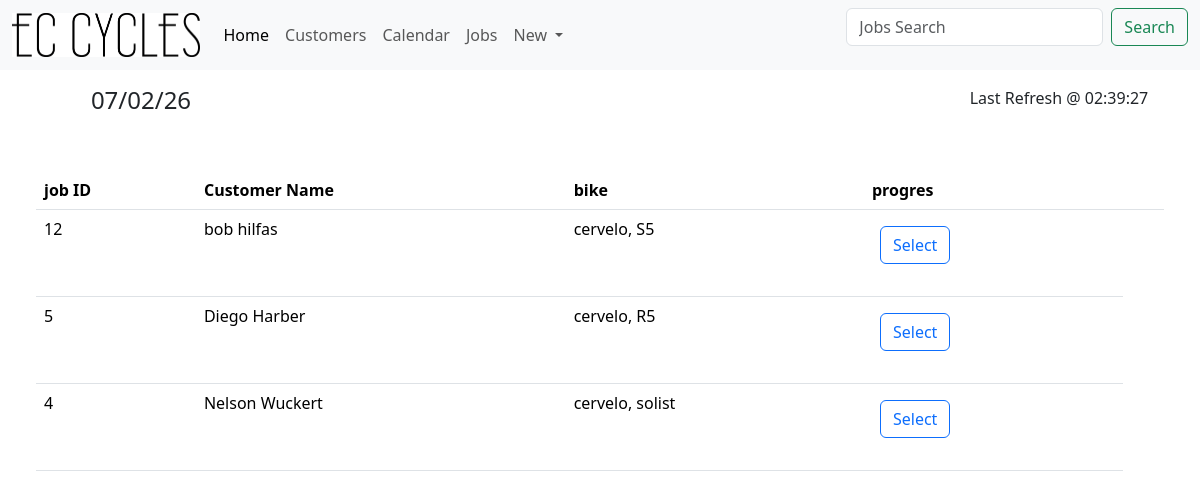
/JobSearch, run on an earlier commit of the app's database.
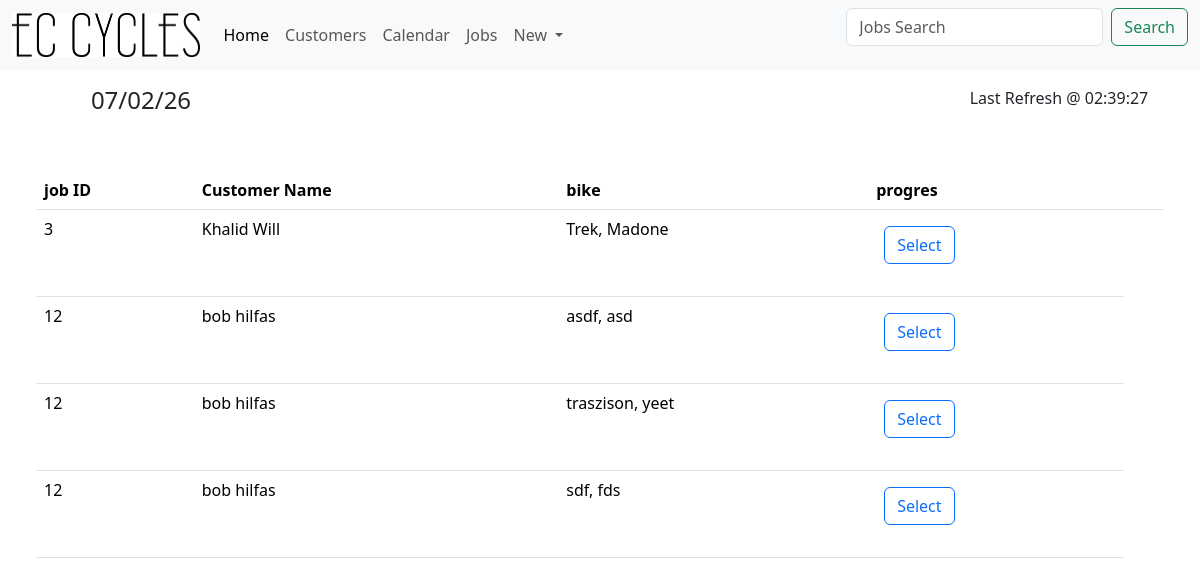
And on a later commit of the database.
### tables this page shows
CREATE TABLE "Jobs" (
	"JobID"	INTEGER NOT NULL UNIQUE,
	"Cust_ID"	INTEGER NOT NULL,
	"BikeBrand"	TEXT,
	"BikeModel"	TEXT,
	"JobDetails"	TEXT,
	"DueDate"	DATE , Status TEXT DEFAULT 'Not Started',
	PRIMARY KEY("JobID" AUTOINCREMENT)
);

CREATE TABLE "Customers" (
	"Cust_ID"	INTEGER NOT NULL UNIQUE,
	"CustFName"	TEXT NOT NULL,
	"CustLName"	TEXT,
	"CustAddress"	TEXT,
	"CustPNumber"	INTEGER,
	"CustEmail"	INTEGER,
	"CustDetails"	TEXT,
	PRIMARY KEY("Cust_ID" AUTOINCREMENT)
);

### app.py (the view)
@app.route('/JobSearch',methods=('POST','GET'))
def JobSearch():
    time = time_gen()
    conn = get_db_conn()
    search = request.args.get("search")
    if search:
        words = search.split()
        query = "SELECT * FROM Customers WHERE "
        conditons = []
        values = []
        for word in words:
            conditons.append("(custFName LIKE ? or CustLName LIKE ?)")
            values.append("%"+ word + "%")
            values.append("%"+ word + "%")
        query += " AND ".join(conditons)
        JobInfo = conn.execute(query, values).fetchall()
    else:
        conn = get_db_conn()
        sql = "SELECT jobs.* ,Customers.CustFName,Customers.CustLName FROM Jobs INNER JOIN Customers ON Customers.Cust_ID = Jobs.Cust_ID;"
        JobInfo = conn.execute(sql).fetchall()
        conn.close()
    conn.close()
    return render_template("JobSearch.html", JobInfo=JobInfo, time = time)

### app.py (called while the page is built)
def time_gen():
    time_dict = {"":""}
    day_info = datetime.datetime.now()
    date = day_info.strftime("%x")
    time = day_info.strftime("%X")
    time_dict["Date"] = date
    time_dict["Time"] = time
    return time_dict

def get_db_conn():
    conn = sqlite3.connect('JobCards.db')
    conn.row_factory = sqlite3.Row
    return conn

### Templates/JobSearch.html
{% extends 'base.html' %}
{% block head %}
<form class="d-flex" role="search" action="{{ url_for('JobSearch')}}" method="get">
    <input class="form-control me-2" type="search" placeholder="Jobs Search" name="search" aria-label="Search"/>
    <button class="btn btn-outline-success" type="submit">Search</button>
  </form>
{% endblock %}
{% block content %}
<div class="p-5">
    <table class="table">
        <thead>
        <tr>
            <th scope="col">job ID</th>
            <th scope="col">Customer Name</th>
            <th scope="col">bike</th>
            <th scope="col">progres</th>
            <th></th>
        </tr>
        </thead>
        <tbody>
            {% for JobInfo in JobInfo %}
            <tr>
                <td>{{ JobInfo.Cust_ID }}</td>
                <td>{{ JobInfo.custFName }} {{ JobInfo.custLName }}</td>
                <td>{{ JobInfo.BikeBrand }}, {{ JobInfo.BikeModel }}</td>
                <td><form action="{{ url_for('ViewJobCard', id=JobInfo.jobID) }}" method="get">
                    <button class="btn btn-outline-Primary m-2" type="submit">Select</button></form></td>
            </tr>
            {% endfor %}
        </tbody>
    </table>
</div>
{% endblock %}

What changed in the data, as far as the page shows it:
removed Jobs: Cust_ID "12", custFName "bob", custLName "hilfas", BikeBrand "cervelo", BikeModel "S5"
removed Jobs: Cust_ID "5", custFName "Diego", custLName "Harber", BikeBrand "cervelo", BikeModel "R5"
removed Jobs: Cust_ID "4", custFName "Nelson", custLName "Wuckert", BikeBrand "cervelo", BikeModel "solist"
added Jobs: Cust_ID "3", custFName "Khalid", custLName "Will", BikeBrand "Trek", BikeModel "Madone"
added Jobs: Cust_ID "12", custFName "bob", custLName "hilfas", BikeBrand "asdf", BikeModel "asd"
added Jobs: Cust_ID "12", custFName "bob", custLName "hilfas", BikeBrand "traszison", BikeModel "yeet"
added Jobs: Cust_ID "12", custFName "bob", custLName "hilfas", BikeBrand "sdf", BikeModel "fds"
